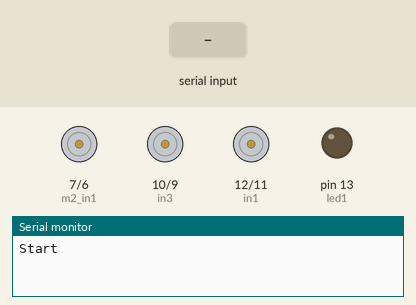
Simulated run of this sketch. Board: Arduino Uno, built with avr-gcc and run on an emulated ATmega328P. Parts: motor-driver pin pairs drawn as motors (green arrow = first pin HIGH = forward, orange = second pin HIGH = backward, longer = more drive), output pins drawn as LEDs (lit = HIGH), the last lines printed to the serial monitor. Inputs (shaded band) come from the test bench.

Above: at 1.2 s.
1.3 s: "F" received over Serial
At 1.6 s:
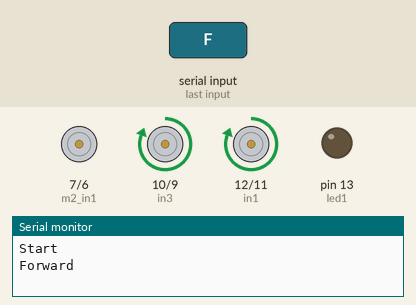
2.8 s: "B" received over Serial
At 3.9 s:
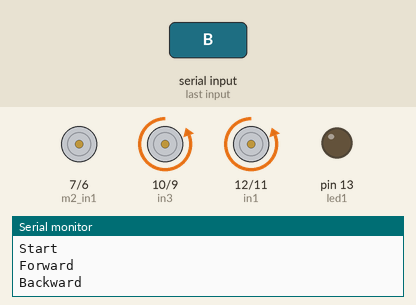
4.3 s: "R" received over Serial
At 5.1 s:
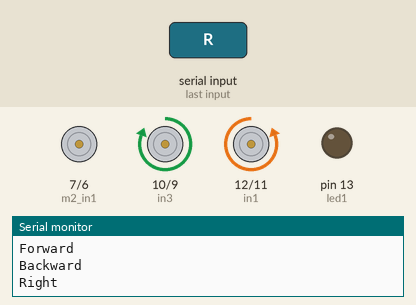
5.8 s: "L" received over Serial
At 6.2 s:
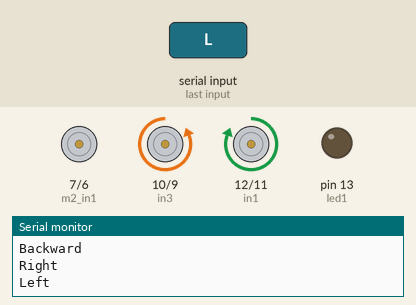
7.3 s: "C" received over Serial
At 8.5 s:
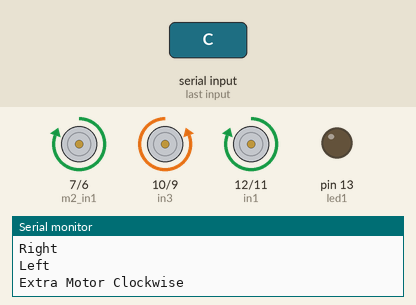
8.8 s: "A" received over Serial
At 9.7 s:
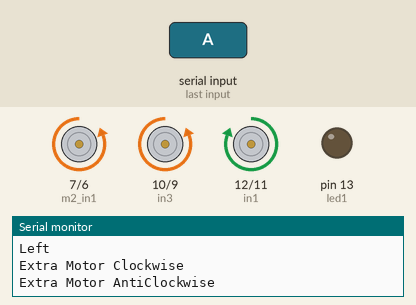
Timing chart, 0 to 11.3 s (numbered marks = the images above; inputs shaded):
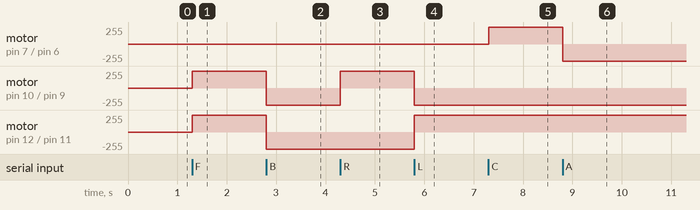

The sketch:

Robot_Using_2_Motor_Driver_AND_5_MOTOR.ino
```cpp
/* BLUETOOTH CAR WITH ARDUINO UNO AND HC-05
   Car control + one extra single motor using second L298N

   Commands:
   F = Forward
   B = Backward
   R = Right
   L = Left
   C = Extra motor clockwise
   A = Extra motor anti-clockwise
   O = LED ON
   s = LED OFF
   S = Stop all motors
*/

#define led1 13

// Car motor driver (L298N-1)
#define in1 12
#define in2 11
#define in3 10
#define in4 9

// Extra single motor driver (L298N-2)
#define m2_in1 7
#define m2_in2 6

void stopCar() {
  digitalWrite(in1, LOW);
  digitalWrite(in2, LOW);
  digitalWrite(in3, LOW);
  digitalWrite(in4, LOW);
}

void stopExtraMotor() {
  digitalWrite(m2_in1, LOW);
  digitalWrite(m2_in2, LOW);
}

void setup() {
  Serial.begin(9600);
  Serial.println("Start");

  pinMode(led1, OUTPUT);

  pinMode(in1, OUTPUT);
  pinMode(in2, OUTPUT);
  pinMode(in3, OUTPUT);
  pinMode(in4, OUTPUT);

  pinMode(m2_in1, OUTPUT);
  pinMode(m2_in2, OUTPUT);

  stopCar();
  stopExtraMotor();
  digitalWrite(led1, LOW);
}

void loop() {
  if (Serial.available() > 0) {
    char inputvalue = Serial.read();

    // =========================
    // Car movement
    // =========================
    if (inputvalue == 'F') {
      digitalWrite(in1, HIGH);
      digitalWrite(in2, LOW);
      digitalWrite(in3, HIGH);
      digitalWrite(in4, LOW);
      Serial.println("Forward");
    }

    else if (inputvalue == 'B') {
      digitalWrite(in1, LOW);
      digitalWrite(in2, HIGH);
      digitalWrite(in3, LOW);
      digitalWrite(in4, HIGH);
      Serial.println("Backward");
    }

    else if (inputvalue == 'R') {
      digitalWrite(in1, LOW);
      digitalWrite(in2, HIGH);
      digitalWrite(in3, HIGH);
      digitalWrite(in4, LOW);
      Serial.println("Right");
    }

    else if (inputvalue == 'L') {
      digitalWrite(in1, HIGH);
      digitalWrite(in2, LOW);
      digitalWrite(in3, LOW);
      digitalWrite(in4, HIGH);
      Serial.println("Left");
    }

    // =========================
    // Extra single motor control
    // =========================
    else if (inputvalue == 'C') {
      digitalWrite(m2_in1, HIGH);
      digitalWrite(m2_in2, LOW);
      Serial.println("Extra Motor Clockwise");
    }

    else if (inputvalue == 'A') {
      digitalWrite(m2_in1, LOW);
      digitalWrite(m2_in2, HIGH);
      Serial.println("Extra Motor AntiClockwise");
    }

    // =========================
    // LED control
    // =========================
    else if (inputvalue == 'O') {
      digitalWrite(led1, HIGH);
      Serial.println("LED ON");
    }

    else if (inputvalue == 's') {
      digitalWrite(led1, LOW);
      Serial.println("LED OFF");
    }

    // =========================
    // Stop all
    // =========================
    else if (inputvalue == 'S') {
      stopCar();
      stopExtraMotor();
      Serial.println("All Stop");
    }
  }
}
```

Measured:
- after the input at 1.3 s, motor on pin 10 (in3) / pin 9 (in4), motor on pin 12 (in1) / pin 11 (in2): stopped → forward 255/255 at once
- after the input at 2.8 s, motor on pin 10 (in3) / pin 9 (in4), motor on pin 12 (in1) / pin 11 (in2): forward 255/255 → backward 255/255 at once
- after the input at 4.3 s, motor on pin 10 (in3) / pin 9 (in4): backward 255/255 → forward 255/255 at once
- after the input at 5.8 s, motor on pin 10 (in3) / pin 9 (in4): forward 255/255 → backward 255/255 at once; motor on pin 12 (in1) / pin 11 (in2): backward 255/255 → forward 255/255 at once
- after the input at 7.3 s, motor on pin 7 (m2_in1) / pin 6 (m2_in2): stopped → forward 255/255 at once
- after the input at 8.8 s, motor on pin 7 (m2_in1) / pin 6 (m2_in2): forward 255/255 → backward 255/255 at once
